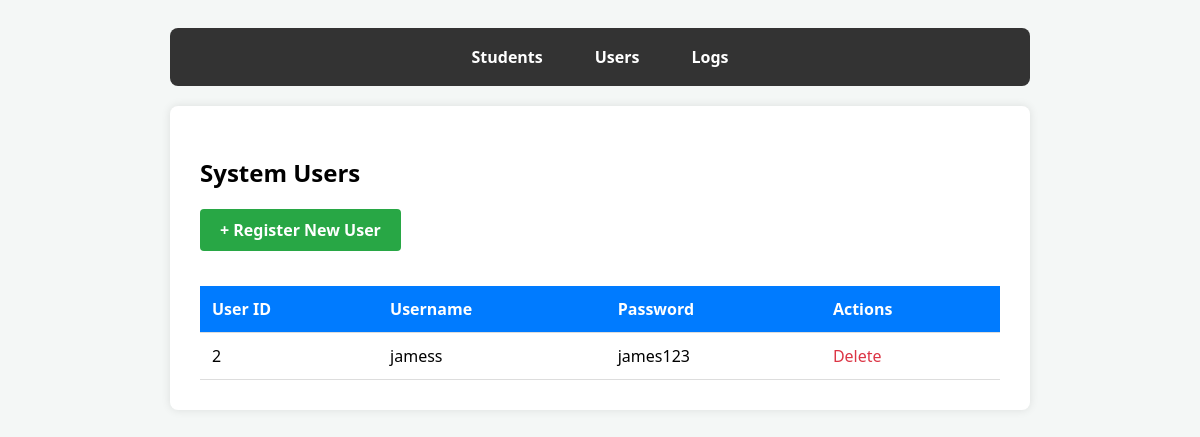
Screenshot of /student-system/user.php with the database file from the repository.
### tables this page shows
CREATE TABLE `users` (
  `user_id` int(11) NOT NULL AUTO_INCREMENT,
  `username` varchar(50) NOT NULL,
  `password` varchar(255) NOT NULL,
  PRIMARY KEY (`user_id`)
);

### student-system/user.php (the view, shortened to what this page needs)
<?php
include 'db.php';
$result = $conn->query("SELECT * FROM users ORDER BY user_id DESC");
?>
<!DOCTYPE html>
<html lang="en">
<head>
    <link rel="stylesheet" href="style.css">
</head>
<body>
<nav class="navbar">
    <a href="index.php">Students</a>
    <a href="user.php">Users</a>
    <a href="log.php">Logs</a>
</nav>
<div class="container">
    <h2>System Users</h2>
    <div style="margin-top: 10px; margin-bottom: 20px;">
        <a href="add_user.php" class="btn-add" style="background-color: #28a745; color: white; padding: 10px 20px; text-decoration: none; border-radius: 4px; display: inline-block; font-weight: bold;">+ Register New User</a>
    </div>
    <table>
        <thead>
            <tr>
                <th>User ID</th>
                <th>Username</th>
                <th>Password</th>
                <th>Actions</th>
            </tr>
        </thead>
        <tbody>
            <?php
            if ($result && $result->num_rows > 0) {
                while($row = $result->fetch_assoc()) {
                    echo "<tr>
                            <td>{$row['user_id']}</td>
                            <td>{$row['username']}</td>
                            <td>{$row['password']}</td>
                            <td>
                                <a href='delete_user.php?id={$row['user_id']}' style='color: #dc3545; text-decoration: none;' onclick=\"return confirm('Delete user?')\">Delete</a>
                            </td>
                          </tr>";
                }
            } else {
                echo "<tr><td colspan='4' style='text-align:center;'>No users found.</td></tr>";
            }
            ?>
        </tbody>
    </table>
</div>
</body>
</html>

### student-system/style.css (style rules this page uses)
body { font-family: 'Segoe UI', Tahoma, Geneva, Verdana, sans-serif; background-color: #f4f7f6; display: flex; flex-direction: column; align-items: center; padding: 20px; }
.navbar { background-color: #333; width: 100%; max-width: 860px; padding: 10px 0; margin-bottom: 20px; border-radius: 8px; display: flex; justify-content: center; gap: 20px; }
.navbar a { color: white; text-decoration: none; font-weight: bold; padding: 8px 16px; border-radius: 4px; transition: 0.3s; }
.container { background: white; padding: 30px; border-radius: 8px; box-shadow: 0px 0px 10px rgba(0,0,0,0.1); width: 100%; max-width: 800px; }
table { width: 100%; border-collapse: collapse; margin-top: 20px; }
th, td { padding: 12px; border-bottom: 1px solid #ddd; text-align: left; }
th { background-color: #007bff; color: white; }
.btn-add { display: inline-block; padding: 10px 20px; background-color: #28a745; color: white; text-decoration: none; border-radius: 4px; margin-bottom: 15px; font-weight: bold; }

### rows the page displays
users: user_id "2", username "jamess", password "james123"
